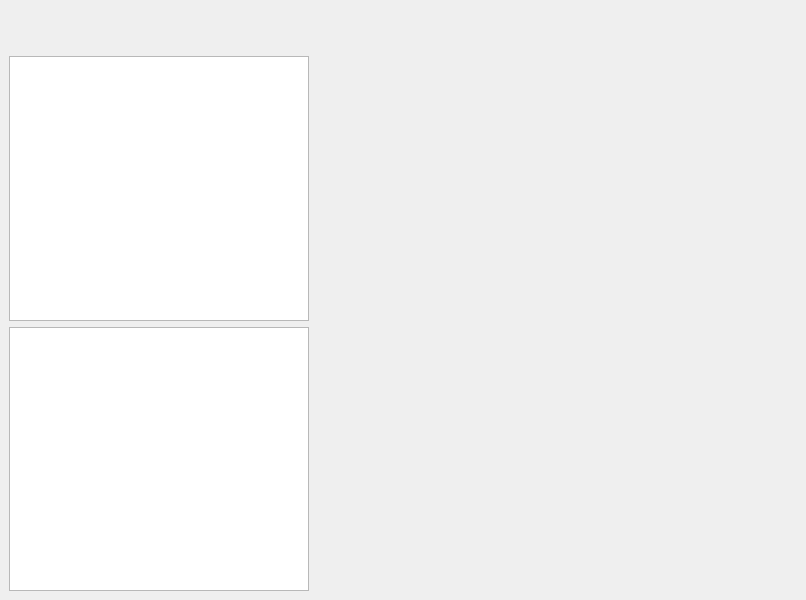
<?xml version="1.0" encoding="UTF-8"?>
<ui version="4.0">
 <class>MainWindow</class>
 <widget class="QMainWindow" name="MainWindow">
  <property name="geometry">
   <rect>
    <x>0</x>
    <y>0</y>
    <width>800</width>
    <height>600</height>
   </rect>
  </property>
  <property name="windowTitle">
   <string>MainWindow</string>
  </property>
  <widget class="QWidget" name="centralwidget">
   <layout class="QVBoxLayout" name="verticalLayout_2">
    <item>
     <widget class="QWidget" name="widget_2" native="true">
      <property name="minimumSize">
       <size>
        <width>0</width>
        <height>41</height>
       </size>
      </property>
     </widget>
    </item>
    <item>
     <layout class="QHBoxLayout" name="horizontalLayout" stretch="1,4">
      <item>
       <layout class="QVBoxLayout" name="verticalLayout" stretch="1,1">
        <item>
         <widget class="QListWidget" name="listWidget">
          <property name="minimumSize">
           <size>
            <width>300</width>
            <height>0</height>
           </size>
          </property>
          <property name="maximumSize">
           <size>
            <width>16777215</width>
            <height>16777215</height>
           </size>
          </property>
         </widget>
        </item>
        <item>
         <widget class="QListWidget" name="listWidget_2">
          <property name="minimumSize">
           <size>
            <width>300</width>
            <height>0</height>
           </size>
          </property>
          <property name="maximumSize">
           <size>
            <width>16777215</width>
            <height>16777215</height>
           </size>
          </property>
         </widget>
        </item>
       </layout>
      </item>
      <item>
       <widget class="QWidget" name="widget" native="true">
        <property name="minimumSize">
         <size>
          <width>482</width>
          <height>0</height>
         </size>
        </property>
       </widget>
      </item>
     </layout>
    </item>
   </layout>
  </widget>
 </widget>
 <resources/>
 <connections/>
</ui>
